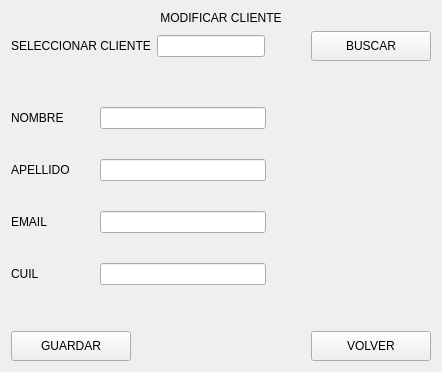
               <widget class="QWidget" name="page_3modificar_cliente">
                <layout class="QVBoxLayout" name="verticalLayout_10">
                 <item>
                  <widget class="QLabel" name="label_15">
                   <property name="text">
                    <string>MODIFICAR CLIENTE</string>
                   </property>
                   <property name="alignment">
                    <set>Qt::AlignmentFlag::AlignCenter</set>
                   </property>
                  </widget>
                 </item>
                 <item>
                  <layout class="QHBoxLayout" name="horizontalLayout_9">
                   <item>
                    <widget class="QLabel" name="label_9">
                     <property name="text">
                      <string>SELECCIONAR CLIENTE</string>
                     </property>
                    </widget>
                   </item>
                   <item>
                    <widget class="QLineEdit" name="actualizar_buscar"/>
                   </item>
                   <item>
                    <spacer name="horizontalSpacer_38">
                     <property name="orientation">
                      <enum>Qt::Orientation::Horizontal</enum>
                     </property>
                     <property name="sizeHint" stdset="0">
                      <size>
                       <width>40</width>
                       <height>20</height>
                      </size>
                     </property>
                    </spacer>
                   </item>
                   <item>
                    <widget class="QPushButton" name="bt_buscar_actualizar">
                     <property name="minimumSize">
                      <size>
                       <width>120</width>
                       <height>30</height>
                      </size>
                     </property>
                     <property name="text">
                      <string>BUSCAR</string>
                     </property>
                     <property name="icon">
                      <iconset>
                       <normaloff>img/search.svg</normaloff>img/search.svg</iconset>
                     </property>
                    </widget>
                   </item>
                  </layout>
                 </item>
                 <item>
                  <spacer name="verticalSpacer_3">
                   <property name="orientation">
                    <enum>Qt::Orientation::Vertical</enum>
                   </property>
                   <property name="sizeHint" stdset="0">
                    <size>
                     <width>20</width>
                     <height>40</height>
                    </size>
                   </property>
                  </spacer>
                 </item>
                 <item>
                  <layout class="QHBoxLayout" name="horizontalLayout_7">
                   <property name="spacing">
                    <number>30</number>
                   </property>
                   <item>
                    <layout class="QVBoxLayout" name="verticalLayout_9">
                     <property name="spacing">
                      <number>30</number>
                     </property>
                     <item>
                      <widget class="QLabel" name="label_12">
                       <property name="text">
                        <string>NOMBRE</string>
                       </property>
                      </widget>
                     </item>
                     <item>
                      <widget class="QLabel" name="label_10">
                       <property name="text">
                        <string>APELLIDO</string>
                       </property>
                      </widget>
                     </item>
                     <item>
                      <widget class="QLabel" name="label_16">
                       <property name="text">
                        <string>EMAIL</string>
                       </property>
                      </widget>
                     </item>
                     <item>
                      <widget class="QLabel" name="label_11">
                       <property name="text">
                        <string>CUIL</string>
                       </property>
                      </widget>
                     </item>
                    </layout>
                   </item>
                   <item>
                    <layout class="QVBoxLayout" name="verticalLayout_8">
                     <property name="spacing">
                      <number>30</number>
                     </property>
                     <item>
                      <widget class="QLineEdit" name="line_nombre_modificarCliente"/>
                     </item>
                     <item>
                      <widget class="QLineEdit" name="line_apellido_modificarCliente"/>
                     </item>
                     <item>
                      <widget class="QLineEdit" name="line_email_modificarCliente"/>
                     </item>
                     <item>
                      <widget class="QLineEdit" name="line_cuil_modificarCliente"/>
                     </item>
                    </layout>
                   </item>
                   <item>
                    <spacer name="horizontalSpacer_6">
                     <property name="orientation">
                      <enum>Qt::Orientation::Horizontal</enum>
                     </property>
                     <property name="sizeHint" stdset="0">
                      <size>
                       <width>40</width>
                       <height>20</height>
                      </size>
                     </property>
                    </spacer>
                   </item>
                  </layout>
                 </item>
                 <item>
                  <spacer name="verticalSpacer_4">
                   <property name="orientation">
                    <enum>Qt::Orientation::Vertical</enum>
                   </property>
                   <property name="sizeHint" stdset="0">
                    <size>
                     <width>20</width>
                     <height>40</height>
                    </size>
                   </property>
                  </spacer>
                 </item>
                 <item>
                  <layout class="QHBoxLayout" name="horizontalLayout_8">
                   <item>
                    <widget class="QPushButton" name="bt_actulizar_tabla">
                     <property name="minimumSize">
                      <size>
                       <width>120</width>
                       <height>30</height>
                      </size>
                     </property>
                     <property name="text">
                      <string>GUARDAR</string>
                     </property>
                     <property name="icon">
                      <iconset>
                       <normaloff>img/save.svg</normaloff>img/save.svg</iconset>
                     </property>
                    </widget>
                   </item>
                   <item>
                    <spacer name="horizontalSpacer_5">
                     <property name="orientation">
                      <enum>Qt::Orientation::Horizontal</enum>
                     </property>
                     <property name="sizeHint" stdset="0">
                      <size>
                       <width>40</width>
                       <height>20</height>
                      </size>
                     </property>
                    </spacer>
                   </item>
                   <item>
                    <widget class="QPushButton" name="pushButton_7">
                     <property name="minimumSize">
                      <size>
                       <width>120</width>
                       <height>30</height>
                      </size>
                     </property>
                     <property name="text">
                      <string>VOLVER</string>
                     </property>
                     <property name="icon">
                      <iconset>
                       <normaloff>img/corner-down-left.svg</normaloff>img/corner-down-left.svg</iconset>
                     </property>
                    </widget>
                   </item>
                  </layout>
                 </item>
                </layout>
               </widget>
